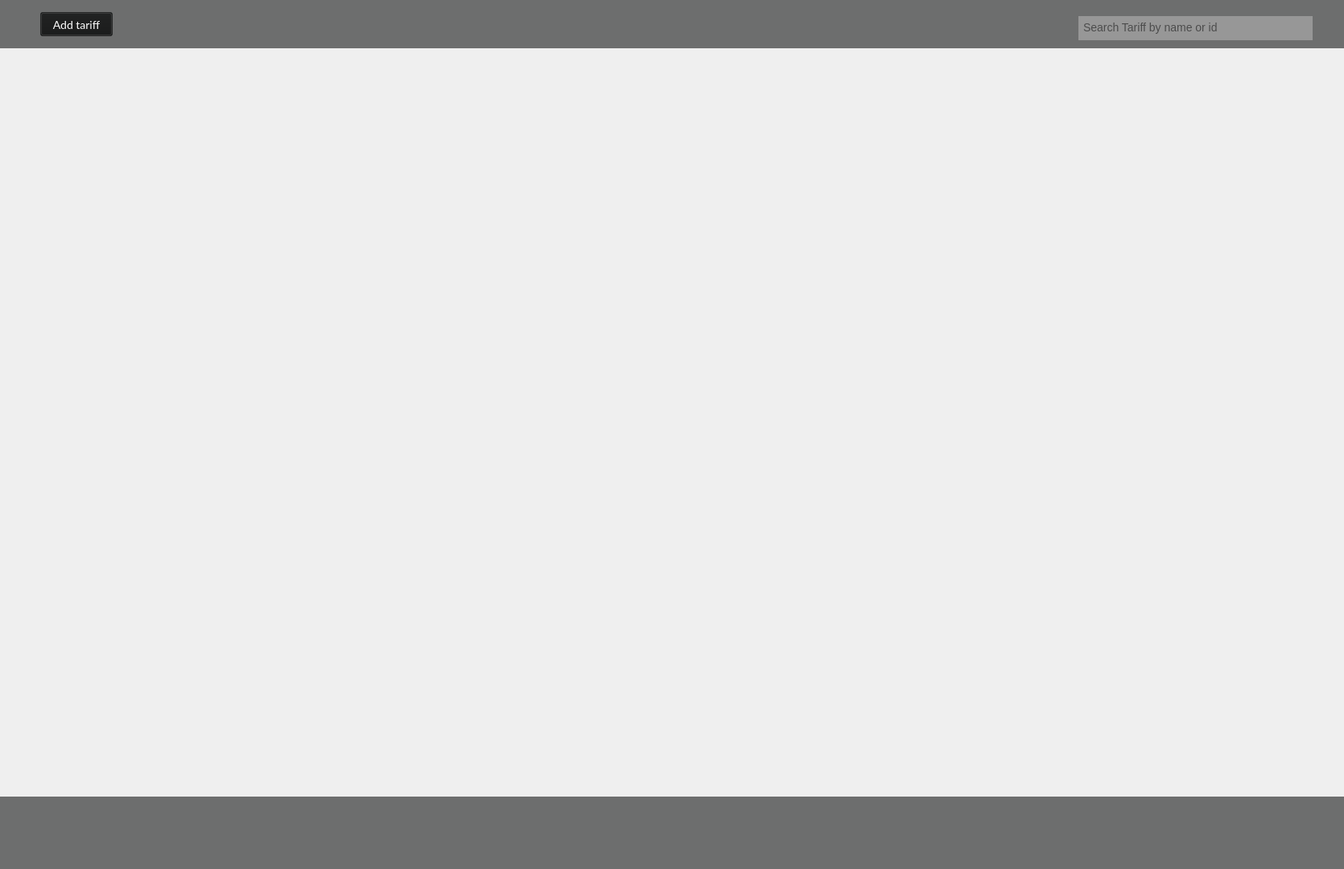
<?xml version="1.0" encoding="UTF-8"?>
<ui version="4.0">
 <class>TariffsPage</class>
 <widget class="QWidget" name="TariffsPage">
  <property name="geometry">
   <rect>
    <x>0</x>
    <y>0</y>
    <width>1670</width>
    <height>1080</height>
   </rect>
  </property>
  <property name="windowTitle">
   <string>Form</string>
  </property>
  <property name="styleSheet">
   <string notr="true"/>
  </property>
  <widget class="QWidget" name="widget" native="true">
   <property name="geometry">
    <rect>
     <x>0</x>
     <y>0</y>
     <width>1670</width>
     <height>60</height>
    </rect>
   </property>
   <property name="styleSheet">
    <string notr="true">background-color:rgba(22, 23, 23, 0.6);</string>
   </property>
   <widget class="QLineEdit" name="lineEdit">
    <property name="geometry">
     <rect>
      <x>1340</x>
      <y>20</y>
      <width>291</width>
      <height>30</height>
     </rect>
    </property>
    <property name="styleSheet">
     <string notr="true">font-size:14px;
color:black;
text-align:left;
padding-left:4px;
padding-bottom:2px;
border:none;
background-color:rgb(151, 151, 151);</string>
    </property>
    <property name="placeholderText">
     <string>Search Tariff by name or id</string>
    </property>
   </widget>
   <widget class="QPushButton" name="add_tariff_btn">
    <property name="geometry">
     <rect>
      <x>50</x>
      <y>15</y>
      <width>90</width>
      <height>30</height>
     </rect>
    </property>
    <property name="styleSheet">
     <string notr="true">font-family:Lato;
font-size:14px;
color:white;</string>
    </property>
    <property name="text">
     <string>Add tariff</string>
    </property>
   </widget>
  </widget>
  <widget class="QFrame" name="frame">
   <property name="geometry">
    <rect>
     <x>0</x>
     <y>990</y>
     <width>1670</width>
     <height>90</height>
    </rect>
   </property>
   <property name="styleSheet">
    <string notr="true">border:none;
background-color:rgba(22, 23, 23, 0.6);</string>
   </property>
   <property name="frameShape">
    <enum>QFrame::Shape::StyledPanel</enum>
   </property>
   <property name="frameShadow">
    <enum>QFrame::Shadow::Raised</enum>
   </property>
  </widget>
  <widget class="QWidget" name="gridLayoutWidget">
   <property name="geometry">
    <rect>
     <x>-1</x>
     <y>-1</y>
     <width>1671</width>
     <height>1031</height>
    </rect>
   </property>
   <layout class="QGridLayout" name="gridLayout"/>
  </widget>
  <zorder>gridLayoutWidget</zorder>
  <zorder>widget</zorder>
  <zorder>frame</zorder>
 </widget>
 <resources/>
 <connections/>
</ui>
